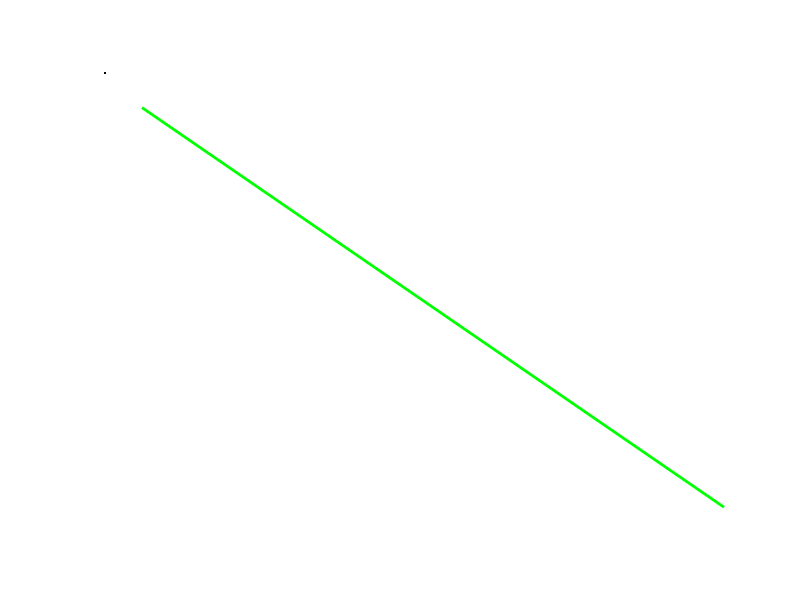

Here is the MATLAB script that generated this plot: (Note: this script raises an error after producing the figure.)
r1 = 17; c1 = 18; r2 = 201; c2 = 286; 
imshow(I) 
line([c1, c2], [r1, r2], 'Color', 'g', 'LineWidth', 2); 
figure 
improfile(I, [c1, c2], [r1, r2]); 
ylabel('Gray level');